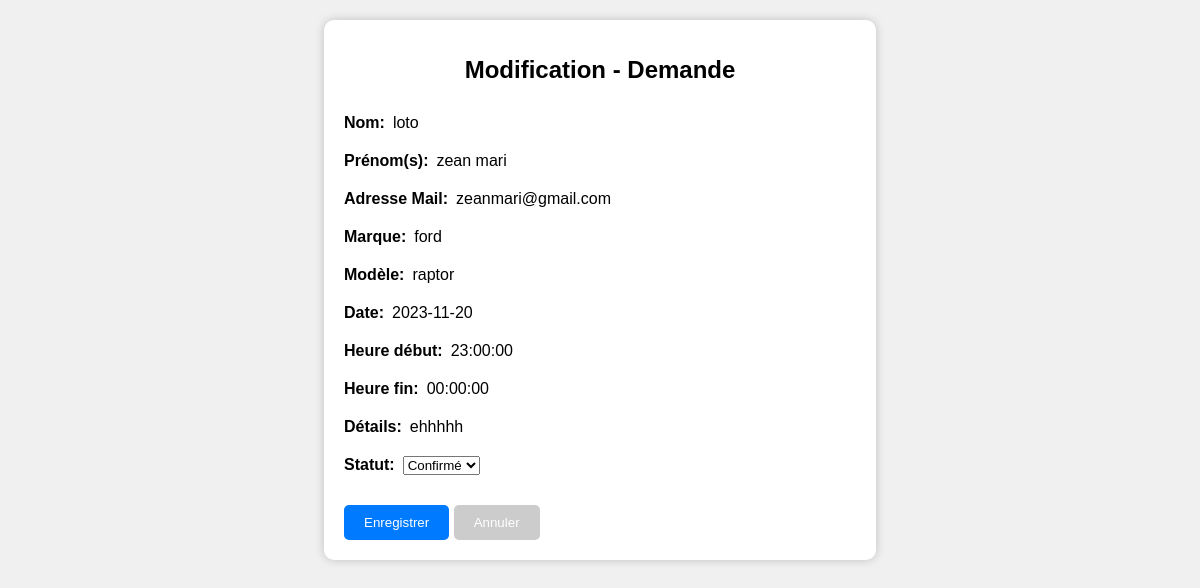
The page /admin/edit_demande.php?ID_demande=40 on the database its author committed.
### tables this page shows
CREATE TABLE `demande` (
  `ID_demande` int(11) NOT NULL,
  `idinscription` varchar(250) DEFAULT NULL,
  `nom` varchar(50) DEFAULT NULL,
  `prenom` varchar(50) DEFAULT NULL,
  `email` varchar(250) DEFAULT NULL,
  `Id_Voiture` varchar(50) DEFAULT NULL,
  `marque` varchar(50) DEFAULT NULL,
  `modele` varchar(50) DEFAULT NULL,
  `details` varchar(50) DEFAULT NULL,
  `date1` date DEFAULT NULL,
  `date2` date DEFAULT NULL,
  `heure1` time DEFAULT NULL,
  `heure2` time DEFAULT NULL,
  `Statuts1` varchar(255) NOT NULL
);

### admin/edit_demande.php (the view, shortened to what this page needs)
<!DOCTYPE html>
    <html lang="en">
        <head>
            <link rel="stylesheet" href="../Css/admin/custum.css">
                <?php
                    $servername = "localhost";
                    $username = "root";
                    $password = "";
                    $dbname = "supercar";
                    $conn = mysqli_connect($servername, $username, $password, $dbname);
                    if ($_SERVER["REQUEST_METHOD"] == "POST") {
                        $id = $_POST["Id_demande"];
                        $Status1 = $_POST["Status1"];
                        $sql = "UPDATE demande SET Statuts1='$Status1' WHERE ID_demande='$id'";
                        if (mysqli_query($conn, $sql)) {
                            header("location: demande.php");
                            exit();
                        } else {
                            echo "Error updating record: " . mysqli_error($conn);
                        }
                    } else {
                        $id = $_GET["ID_demande"];
                            $sql = "SELECT * FROM demande WHERE ID_demande='$id'";
                        $result = mysqli_query($conn, $sql);
                        if (mysqli_num_rows($result) == 1) {
                            $row = mysqli_fetch_assoc($result);
                            $nom = $row["nom"];
                            $prenom = $row["prenom"];
                            $email = $row["email"];
                            $marque = $row["marque"];
                            $modele = $row["modele"];
                            $details = $row["details"];
                            $date1 = $row["date1"];
                            $heure1 = $row["heure1"];
                            $heure2 = $row["heure2"];
                            $Status1 = $row["Statuts1"];
                        } else {
                            echo "Record not found";
                        }
                    }
                ?>
        <body>
            <div class="container" id="edit_demande">
                <h1>Modification - Demande</h1>
                <div class="profile-form">
                    <form id="show_demande" method="post" action="edit_demande.php">
                        <table>
                                    <div class="form-group">
                                        <label for="nom">Nom:</label>&ensp;
                                        <span id="nom"><?php echo $nom; ?></span>
                                    </div>
                                    <div class="form-group">
                                        <label for="prenom">Prénom(s):</label>&ensp;
                                        <span id="prenom"><?php echo $prenom; ?></span>
                                    </div>
                                    <div class="form-group">
                                        <label for="email">Adresse Mail:</label>&ensp;
                                        <span id="email"><?php echo $email; ?></span>
                                    </div>
                                    <div class="form-group">
                                        <label for="marque">Marque:</label>&ensp;
                                        <span id="marque"><?php echo $marque; ?></span>
                                    </div>
                                    <div class="form-group">
                                        <label for="modele">Modèle:</label>&ensp;
                                        <span id="modele"><?php echo $modele; ?></span>
                                    </div>
                                    <div class="form-group">
                                        <label>Date:</label>&ensp;
                                        <span name="date1"> <?php echo $date1; ?></span>
                                    </div>
                                    <div class="form-group">
                                        <label for="heure1">Heure début:</label>&ensp;
                                        <span id="heure1"><?php echo $heure1; ?></span>
                                    </div>
                                    <div class="form-group">
                                        <label for="heure2">Heure fin:</label>&ensp;
                                        <span id="heure2"><?php echo $heure2; ?></span>
                                    </div>
                                    <div class="form-group">
                                        <label for="details">Détails:</label>&ensp;
                                        <span id="details"><?php echo $details; ?></span>
                                    </div>
                        </table>
                        <div class="form-group">
                            <label for="Status1">Statut:</label>&ensp;
                            <select id="Status1" name="Status1">
                                <option value="Confirmé" <?php if ($Status1 === "Confirmé") echo "selected"; ?>>Confirmé</option>
                            </select>
                        </div>
                        <div class="button-group">
                            <button type="submit" class="btn btn-primary">Enregistrer</button>
                            <button type="button" class="btn btn-secondary" onclick="cancelEdit()">Annuler</button>
                        </div>
                    </form>
                </div>
            </div>
        </body>
    </html>

### Css/admin/custum.css (style rules this page uses)
body { font-family: Arial, sans-serif; background-color: #f0f0f0; margin: 0; padding: 0; text-align: center; }
.container { background-color: #fff; border-radius: 10px; box-shadow: 0 0 10px rgba(0, 0, 0, 0.2); padding: 20px; margin: 20px auto; max-width: 74em; }
h1 { font-size: 24px; margin-bottom: 20px; }
.profile-form { text-align: left; }
.form-group { margin: 10px 0; }
label { font-weight: bold; }
.button-group { margin-top: 20px; }
.btn { background-color: #007bff; color: #fff; border: none; padding: 10px 20px; border-radius: 5px; cursor: pointer; }
.btn-secondary { background-color: #ccc; }
.form-group { display: inline-block; margin-right: 20px; }
.form-group label { display: block; }
#edit_utilisateur, #edit_contact, #edit_demande { width: 32em; }
#edit_utilisateur #show_user, #edit_contact #show_contact, #edit_demande #show_demande, #add_event .profil, #add_contact { display: grid; }
#edit_utilisateur .form-group, #edit_contact .form-group, #edit_demande .form-group, #ajouter_contact .form-group { display: flex; }

### rows shown on the page
demande: nom "loto", prenom "zean mari", email "zeanmari@gmail.com", marque "ford", modele "raptor", date1 "2023-11-20", heure1 "23:00:00", heure2 "00:00:00", details "ehhhhh", Status1 "Confirmé"
